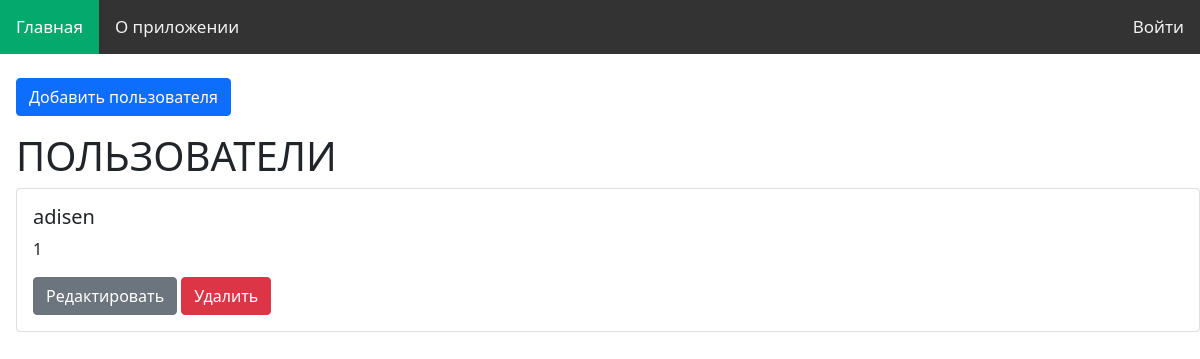
/users, run on an earlier commit of the app's database.
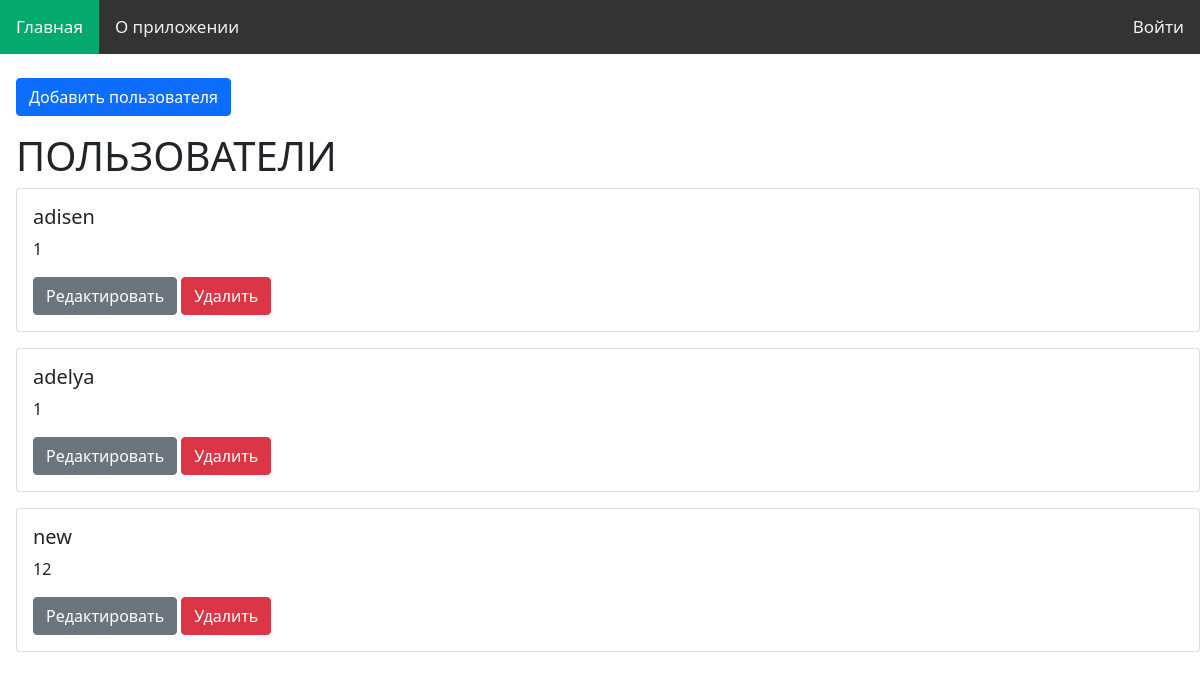
And on a later commit of the database.
### tables this page shows
CREATE TABLE passwords(
                login TEXT PRIMARY KEY,
                password TEXT NOT NULL);

### main.py (the view)
@app.route("/users")
def get_users():
    conn = get_db_connection()
    users = conn.execute('SELECT * FROM passwords').fetchall()
    conn.close()
    return render_template('users/users.html', users=users)

### main.py (called while the page is built)
def get_db_connection():
    conn = sqlite3.connect('blog.db')
    conn.row_factory = sqlite3.Row
    return conn

### templates/users/users.html (shortened to what this page needs)
{% extends "base.html" %}
{% block content %}
<link rel="stylesheet" href="https://cdn.jsdelivr.net/npm/bootstrap@5.1.3/dist/css/bootstrap.min.css">
<a class="btn btn-primary mb-3" href="{{ url_for('create_user') }}">Добавить пользователя</a>
<h1>ПОЛЬЗОВАТЕЛИ</h1>
    {% for user in users %}
        <div class="card mb-3">
            <div class="card-body">
                <h5 class="card-title">{{ user['login'] }}</h5>
                <p class="card-text">{{ user['password'] }}</p>
                <a class="btn btn-secondary" href="{{ url_for('edit_user', login=user['login']) }}">Редактировать</a>
                <form action="{{ url_for('delete_user', login=user['login']) }}" method="POST" class="d-inline">
                    <button class="btn btn-danger" type="submit">Удалить</button>
                </form>
            </div>
        </div>
    {% endfor %}
{% endblock %}

What changed in the data, as far as the page shows it:
added passwords: login "adelya", password "1"
added passwords: login "new", password "12"
